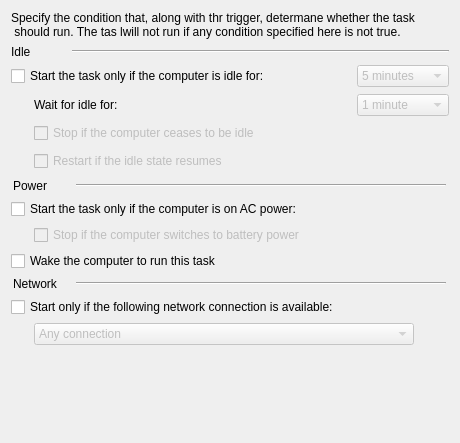
<?xml version="1.0" encoding="UTF-8"?>
<ui version="4.0">
 <class>ScheduleConditionsWin7Widget</class>
 <widget class="QWidget" name="ScheduleConditionsWin7Widget">
  <property name="geometry">
   <rect>
    <x>0</x>
    <y>0</y>
    <width>460</width>
    <height>443</height>
   </rect>
  </property>
  <property name="sizePolicy">
   <sizepolicy hsizetype="Fixed" vsizetype="Fixed">
    <horstretch>0</horstretch>
    <verstretch>0</verstretch>
   </sizepolicy>
  </property>
  <property name="minimumSize">
   <size>
    <width>460</width>
    <height>443</height>
   </size>
  </property>
  <property name="maximumSize">
   <size>
    <width>486</width>
    <height>443</height>
   </size>
  </property>
  <property name="windowTitle">
   <string>Form</string>
  </property>
  <layout class="QGridLayout" name="gridLayout">
   <item row="3" column="2">
    <widget class="QComboBox" name="waitComboBox">
     <property name="enabled">
      <bool>false</bool>
     </property>
     <property name="currentIndex">
      <number>1</number>
     </property>
     <item>
      <property name="text">
       <string>Do not wait</string>
      </property>
     </item>
     <item>
      <property name="text">
       <string>1 minute</string>
      </property>
     </item>
     <item>
      <property name="text">
       <string>5 minutes</string>
      </property>
     </item>
     <item>
      <property name="text">
       <string>10 minutes</string>
      </property>
     </item>
     <item>
      <property name="text">
       <string>15 minutes</string>
      </property>
     </item>
     <item>
      <property name="text">
       <string>30 minutes</string>
      </property>
     </item>
     <item>
      <property name="text">
       <string>1 hour</string>
      </property>
     </item>
     <item>
      <property name="text">
       <string>2 hours</string>
      </property>
     </item>
    </widget>
   </item>
   <item row="1" column="0" colspan="3">
    <layout class="QHBoxLayout" name="horizontalLayout_3">
     <item>
      <widget class="QLabel" name="idleLabel">
       <property name="sizePolicy">
        <sizepolicy hsizetype="Fixed" vsizetype="Preferred">
         <horstretch>0</horstretch>
         <verstretch>0</verstretch>
        </sizepolicy>
       </property>
       <property name="minimumSize">
        <size>
         <width>55</width>
         <height>0</height>
        </size>
       </property>
       <property name="text">
        <string>Idle</string>
       </property>
       <property name="buddy">
        <cstring>idlestartCheckBox</cstring>
       </property>
      </widget>
     </item>
     <item>
      <widget class="Line" name="line">
       <property name="sizePolicy">
        <sizepolicy hsizetype="Fixed" vsizetype="Fixed">
         <horstretch>0</horstretch>
         <verstretch>0</verstretch>
        </sizepolicy>
       </property>
       <property name="minimumSize">
        <size>
         <width>370</width>
         <height>0</height>
        </size>
       </property>
       <property name="maximumSize">
        <size>
         <width>431</width>
         <height>16777215</height>
        </size>
       </property>
       <property name="orientation">
        <enum>Qt::Horizontal</enum>
       </property>
      </widget>
     </item>
    </layout>
   </item>
   <item row="3" column="1">
    <widget class="QLabel" name="waitLabel">
     <property name="text">
      <string>Wait for idle for:</string>
     </property>
     <property name="buddy">
      <cstring>waitComboBox</cstring>
     </property>
    </widget>
   </item>
   <item row="2" column="0" colspan="2">
    <widget class="QCheckBox" name="idlestartCheckBox">
     <property name="text">
      <string>Start the task only if the computer is idle for:</string>
     </property>
    </widget>
   </item>
   <item row="2" column="2">
    <widget class="QComboBox" name="idleStartComboBox">
     <property name="enabled">
      <bool>false</bool>
     </property>
     <property name="currentIndex">
      <number>1</number>
     </property>
     <item>
      <property name="text">
       <string>1 minute</string>
      </property>
     </item>
     <item>
      <property name="text">
       <string>5 minutes</string>
      </property>
     </item>
     <item>
      <property name="text">
       <string>10 minutes</string>
      </property>
     </item>
     <item>
      <property name="text">
       <string>15 minutes</string>
      </property>
     </item>
     <item>
      <property name="text">
       <string>30 minutes</string>
      </property>
     </item>
     <item>
      <property name="text">
       <string>1 hour</string>
      </property>
     </item>
    </widget>
   </item>
   <item row="10" column="0" colspan="3">
    <layout class="QHBoxLayout" name="horizontalLayout">
     <item>
      <widget class="QLabel" name="networkLabel">
       <property name="sizePolicy">
        <sizepolicy hsizetype="Fixed" vsizetype="Preferred">
         <horstretch>0</horstretch>
         <verstretch>0</verstretch>
        </sizepolicy>
       </property>
       <property name="minimumSize">
        <size>
         <width>55</width>
         <height>0</height>
        </size>
       </property>
       <property name="text">
        <string>Network</string>
       </property>
       <property name="buddy">
        <cstring>networkstartCheckBox</cstring>
       </property>
      </widget>
     </item>
     <item>
      <widget class="Line" name="line_3">
       <property name="sizePolicy">
        <sizepolicy hsizetype="Fixed" vsizetype="Fixed">
         <horstretch>0</horstretch>
         <verstretch>0</verstretch>
        </sizepolicy>
       </property>
       <property name="minimumSize">
        <size>
         <width>370</width>
         <height>0</height>
        </size>
       </property>
       <property name="orientation">
        <enum>Qt::Horizontal</enum>
       </property>
      </widget>
     </item>
    </layout>
   </item>
   <item row="3" column="0" rowspan="3">
    <spacer name="horizontalSpacer_2">
     <property name="orientation">
      <enum>Qt::Horizontal</enum>
     </property>
     <property name="sizeType">
      <enum>QSizePolicy::Fixed</enum>
     </property>
     <property name="sizeHint" stdset="0">
      <size>
       <width>17</width>
       <height>80</height>
      </size>
     </property>
    </spacer>
   </item>
   <item row="6" column="0" colspan="3">
    <layout class="QHBoxLayout" name="horizontalLayout_2">
     <item>
      <widget class="QLabel" name="powerLabel">
       <property name="sizePolicy">
        <sizepolicy hsizetype="Fixed" vsizetype="Preferred">
         <horstretch>0</horstretch>
         <verstretch>0</verstretch>
        </sizepolicy>
       </property>
       <property name="minimumSize">
        <size>
         <width>55</width>
         <height>0</height>
        </size>
       </property>
       <property name="text">
        <string>Power</string>
       </property>
       <property name="buddy">
        <cstring>powerstartCheckBox</cstring>
       </property>
      </widget>
     </item>
     <item>
      <widget class="Line" name="line_2">
       <property name="sizePolicy">
        <sizepolicy hsizetype="Fixed" vsizetype="Fixed">
         <horstretch>0</horstretch>
         <verstretch>0</verstretch>
        </sizepolicy>
       </property>
       <property name="minimumSize">
        <size>
         <width>370</width>
         <height>0</height>
        </size>
       </property>
       <property name="orientation">
        <enum>Qt::Horizontal</enum>
       </property>
      </widget>
     </item>
    </layout>
   </item>
   <item row="5" column="1">
    <widget class="QCheckBox" name="idlerestartCheckBox">
     <property name="enabled">
      <bool>false</bool>
     </property>
     <property name="sizePolicy">
      <sizepolicy hsizetype="Fixed" vsizetype="Fixed">
       <horstretch>0</horstretch>
       <verstretch>0</verstretch>
      </sizepolicy>
     </property>
     <property name="minimumSize">
      <size>
       <width>419</width>
       <height>0</height>
      </size>
     </property>
     <property name="maximumSize">
      <size>
       <width>419</width>
       <height>16777215</height>
      </size>
     </property>
     <property name="text">
      <string>Restart if the idle state resumes</string>
     </property>
    </widget>
   </item>
   <item row="0" column="0" colspan="3">
    <widget class="QLabel" name="conditionLabel">
     <property name="sizePolicy">
      <sizepolicy hsizetype="Fixed" vsizetype="Preferred">
       <horstretch>92</horstretch>
       <verstretch>0</verstretch>
      </sizepolicy>
     </property>
     <property name="minimumSize">
      <size>
       <width>92</width>
       <height>0</height>
      </size>
     </property>
     <property name="text">
      <string>Specify the condition that, along with thr trigger, determane whether the task 
 should run. The tas lwill not run if any condition specified here is not true.</string>
     </property>
    </widget>
   </item>
   <item row="13" column="0" colspan="3">
    <spacer name="verticalSpacer">
     <property name="orientation">
      <enum>Qt::Vertical</enum>
     </property>
     <property name="sizeHint" stdset="0">
      <size>
       <width>428</width>
       <height>41</height>
      </size>
     </property>
    </spacer>
   </item>
   <item row="12" column="1" colspan="2">
    <widget class="QComboBox" name="networkComboBox">
     <property name="enabled">
      <bool>false</bool>
     </property>
     <property name="sizePolicy">
      <sizepolicy hsizetype="Fixed" vsizetype="Fixed">
       <horstretch>0</horstretch>
       <verstretch>0</verstretch>
      </sizepolicy>
     </property>
     <property name="minimumSize">
      <size>
       <width>380</width>
       <height>0</height>
      </size>
     </property>
     <property name="maximumSize">
      <size>
       <width>380</width>
       <height>16777215</height>
      </size>
     </property>
     <property name="layoutDirection">
      <enum>Qt::LeftToRight</enum>
     </property>
     <property name="currentText">
      <string>Any connection</string>
     </property>
     <item>
      <property name="text">
       <string>Any connection</string>
      </property>
     </item>
    </widget>
   </item>
   <item row="7" column="0" colspan="3">
    <widget class="QCheckBox" name="powerstartCheckBox">
     <property name="text">
      <string>Start the task only if the computer is on AC power:</string>
     </property>
    </widget>
   </item>
   <item row="8" column="1" colspan="2">
    <widget class="QCheckBox" name="powerstopCheckBox">
     <property name="enabled">
      <bool>false</bool>
     </property>
     <property name="text">
      <string>Stop if the computer switches to battery power</string>
     </property>
    </widget>
   </item>
   <item row="9" column="0" colspan="3">
    <widget class="QCheckBox" name="powerwakeCheckBox">
     <property name="text">
      <string>Wake the computer to run this task</string>
     </property>
    </widget>
   </item>
   <item row="11" column="0" colspan="3">
    <widget class="QCheckBox" name="networkstartCheckBox">
     <property name="text">
      <string>Start only if the following network connection is available:</string>
     </property>
    </widget>
   </item>
   <item row="4" column="1" colspan="2">
    <widget class="QCheckBox" name="idlestopCheckBox">
     <property name="enabled">
      <bool>false</bool>
     </property>
     <property name="text">
      <string>Stop if the computer ceases to be idle</string>
     </property>
    </widget>
   </item>
  </layout>
 </widget>
 <tabstops>
  <tabstop>idlestartCheckBox</tabstop>
  <tabstop>idleStartComboBox</tabstop>
  <tabstop>waitComboBox</tabstop>
  <tabstop>idlestopCheckBox</tabstop>
  <tabstop>idlerestartCheckBox</tabstop>
  <tabstop>powerstartCheckBox</tabstop>
  <tabstop>powerstopCheckBox</tabstop>
  <tabstop>powerwakeCheckBox</tabstop>
  <tabstop>networkstartCheckBox</tabstop>
  <tabstop>networkComboBox</tabstop>
 </tabstops>
 <resources/>
 <connections>
  <connection>
   <sender>idlestartCheckBox</sender>
   <signal>toggled(bool)</signal>
   <receiver>idleStartComboBox</receiver>
   <slot>setEnabled(bool)</slot>
   <hints>
    <hint type="sourcelabel">
     <x>168</x>
     <y>85</y>
    </hint>
    <hint type="destinationlabel">
     <x>392</x>
     <y>85</y>
    </hint>
   </hints>
  </connection>
  <connection>
   <sender>idlestartCheckBox</sender>
   <signal>toggled(bool)</signal>
   <receiver>waitComboBox</receiver>
   <slot>setEnabled(bool)</slot>
   <hints>
    <hint type="sourcelabel">
     <x>168</x>
     <y>85</y>
    </hint>
    <hint type="destinationlabel">
     <x>392</x>
     <y>116</y>
    </hint>
   </hints>
  </connection>
  <connection>
   <sender>idlestartCheckBox</sender>
   <signal>toggled(bool)</signal>
   <receiver>idlestopCheckBox</receiver>
   <slot>setEnabled(bool)</slot>
   <hints>
    <hint type="sourcelabel">
     <x>168</x>
     <y>85</y>
    </hint>
    <hint type="destinationlabel">
     <x>191</x>
     <y>146</y>
    </hint>
   </hints>
  </connection>
  <connection>
   <sender>idlestopCheckBox</sender>
   <signal>toggled(bool)</signal>
   <receiver>idlerestartCheckBox</receiver>
   <slot>setEnabled(bool)</slot>
   <hints>
    <hint type="sourcelabel">
     <x>191</x>
     <y>146</y>
    </hint>
    <hint type="destinationlabel">
     <x>153</x>
     <y>175</y>
    </hint>
   </hints>
  </connection>
  <connection>
   <sender>powerstartCheckBox</sender>
   <signal>toggled(bool)</signal>
   <receiver>powerstopCheckBox</receiver>
   <slot>setEnabled(bool)</slot>
   <hints>
    <hint type="sourcelabel">
     <x>168</x>
     <y>229</y>
    </hint>
    <hint type="destinationlabel">
     <x>191</x>
     <y>258</y>
    </hint>
   </hints>
  </connection>
  <connection>
   <sender>networkstartCheckBox</sender>
   <signal>toggled(bool)</signal>
   <receiver>networkComboBox</receiver>
   <slot>setEnabled(bool)</slot>
   <hints>
    <hint type="sourcelabel">
     <x>168</x>
     <y>341</y>
    </hint>
    <hint type="destinationlabel">
     <x>252</x>
     <y>371</y>
    </hint>
   </hints>
  </connection>
 </connections>
</ui>
